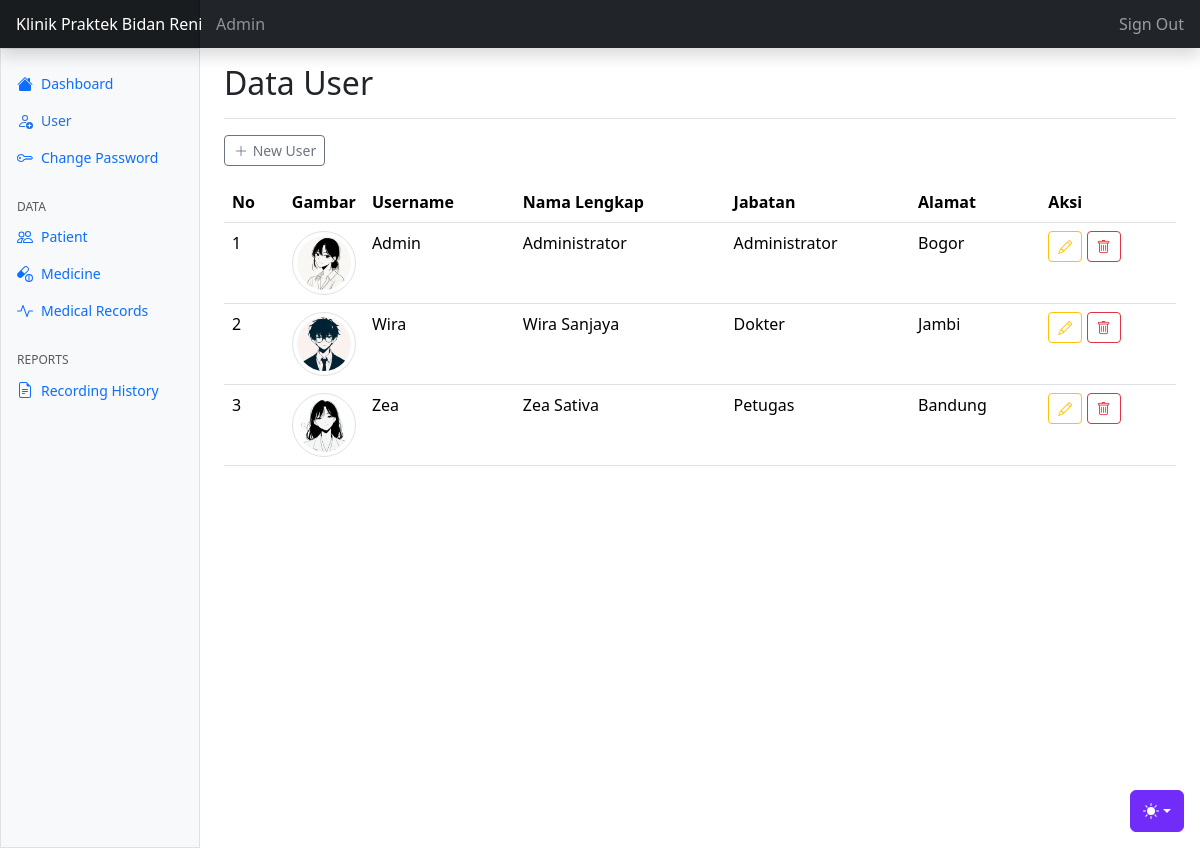
The app's page /user/index.php (signed in) with its own data.
### tables this page shows
CREATE TABLE `tbl_user` (
  `userid` int NOT NULL,
  `username` varchar(30) NOT NULL,
  `fullname` varchar(100) NOT NULL,
  `password` varchar(255) NOT NULL,
  `jabatan` enum('1','2','3') NOT NULL COMMENT '1=administrator, 2=petugas, 3=dokter',
  `alamat` varchar(100) NOT NULL,
  `gambar` varchar(100) NOT NULL
);

### config.php (called while the page is built, shortened)
<?php
$main_url = "http://localhost/REKAMMEDIS/";
?>

### user/index.php (the view, shortened to what this page needs)
<?php
require "../config.php";
require "../template/header.php";
require "../template/navbar.php";
require "../template/sidebar.php";
?>
<main class="col-md-9 ms-sm-auto col-lg-10 px-md-4 min-vh-100">
    <div class="d-flex justify-content-between flex-wrap flex-md-nowrap align-items-center pt-3 pb-2 mb-3 border-bottom">
        <h1 class="h2">Data User</h1>
    </div>
    <a href="<?= htmlspecialchars($main_url) ?>user/tambah-user.php" class="btn btn-outline-secondary btn-sm mb-3" title="Tambah User Baru">
        <i class="bi bi-plus-lg align-top"></i> New User
    </a>
    <table class="table table-responsive table-hover">
        <thead>
            <tr>
                <th>No</th>
                <th>Gambar</th>
                <th>Username</th>
                <th>Nama Lengkap</th>
                <th>Jabatan</th>
                <th>Alamat</th>
                <th>Aksi</th>
            </tr>
        </thead>
        <tbody>
            <?php
            $no = 1;
            $queryUser = mysqli_query($koneksi, "SELECT * FROM tbl_user");
            while ($user = mysqli_fetch_assoc($queryUser)) {
                $jabatan = $user['jabatan'];
            ?>
                <tr>
                    <td><?= $no++; ?></td>
                    <td class="col-1">
                        <?php if (!empty($user['gambar'])) : ?>
                            <img src="../aset/gambar/<?= htmlspecialchars($user['gambar']) ?>"
                                 alt="User" class="img-thumbnail rounded-circle img-fluid">
                        <?php else : ?>
                            <img src="../aset/gambar/default.png"
                                 alt="Default User" class="img-thumbnail rounded-circle img-fluid">
                        <?php endif; ?>
                    </td>
                    <td><?= htmlspecialchars($user['username']) ?></td>
                    <td><?= htmlspecialchars($user['fullname']) ?></td>
                    <td>
                        <?php
                        switch ($jabatan) {
                            case 1:
                                echo "Administrator";
                                break;
                            case 2:
                                echo "Petugas";
                                break;
                            case 3:
                                echo "Dokter";
                                break;
                        }
                        ?>
                    </td>
                    <td><?= htmlspecialchars($user['alamat']) ?></td>
                    <td>
                        <a href="edit-user.php?id=<?= urlencode($user['userid']) ?>" class="btn btn-sm btn-outline-warning" title="Edit User">
                            <i class="bi bi-pencil align-top"></i>
                        </a>
                        <a href="proses-user.php?id=<?= urlencode($user['userid']) ?>&gambar=<?= urlencode($user['gambar']) ?>&aksi=hapus-user"
                           onclick="return confirm('Anda yakin ingin menghapus user ini?')"
                           class="btn btn-sm btn-outline-danger" title="Hapus User">
                            <i class="bi bi-trash align-top"></i>
                        </a>
                    </td>
                </tr>
            <?php } ?>
        </tbody>
    </table>
</main>
<?php
require "../template/footer.php";
?>

### template/header.php (shortened to what this page needs)
<!doctype html>
<html lang="en" data-bs-theme="auto">
  <head><script src="<?= $main_url ?>/aset/js/color-modes.js"></script>
    <link rel="stylesheet" href="https://cdn.jsdelivr.net/npm/@docsearch/css@3">
    <link href="<?= $main_url ?>/aset/dist/css/bootstrap.min.css" rel="stylesheet">
    <link rel="stylesheet" href="https://cdn.datatables.net/2.2.2/css/dataTables.dataTables.css">
    <link rel="stylesheet" href="https://ajax.googleapis.com/ajax/libs/jqueryui/1.12.1/themes/smoothness/jquery-ui.css">
    <link rel="stylesheet" type="text/css" href="https://cdnjs.cloudflare.com/ajax/libs/bootstrap-tokenfield/0.12.0/css/bootstrap-tokenfield.css">
    <link href="https://cdn.jsdelivr.net/npm/bootstrap-icons@1.10.5/font/bootstrap-icons.min.css" rel="stylesheet">
    <link href="<?= $main_url ?>/aset/dashboard/dashboard.css" rel="stylesheet">
  </head>
  <body>

### template/navbar.php (shortened to what this page needs)
<div class="dropdown position-fixed bottom-0 end-0 mb-3 me-3 bd-mode-toggle">
      <button class="btn btn-bd-primary py-2 dropdown-toggle d-flex align-items-center"
              id="bd-theme"
              type="button"
              aria-expanded="false"
              data-bs-toggle="dropdown"
              aria-label="Toggle theme (auto)">
        <svg class="bi my-1 theme-icon-active" width="1em" height="1em"><use href="#circle-half"></use></svg>
      </button>
    </div>
<header class="navbar sticky-top bg-dark flex-md-nowrap p-0 shadow" data-bs-theme="dark">
  <a class="navbar-brand col-md-3 col-lg-2 me-0 px-3 fs-6 text-white" href="#">Klinik Praktek Bidan Reni</a>
<span class="text-white-50 ms-30 w-100 fs-6 py-1 px-3"><?= $_SESSION
['ssUserRM'] ?></span>
<div class="navbar-nav">
    <div class="nav-item text-nowrap">
        <a href="<?= $main_url ?>otentikasi/logout.php" class="nav-link px-3">Sign Out</a>
    </div>
</div>
</header>

### template/sidebar.php (shortened to what this page needs)
<div class="container-fluid">
  <div class="row">
    <?php
    $uri_path = parse_url($_SERVER['REQUEST_URI'],
    PHP_URL_PATH);
    $uri_segments = explode('/', $uri_path);
    $menu = $uri_segments[2];
    $userLogin = $_SESSION['ssUserRM'];
    $cekUser = mysqli_query($koneksi, "SELECT * FROM tbl_user
    WHERE username = '$userLogin'");
    $dataUser = mysqli_fetch_assoc($cekUser);
    ?>
    <div class="sidebar border border-right col-md-3 col-lg-2 p-0 bg-body-tertiary">
      <div class="offcanvas-md offcanvas-end bg-body-tertiary" tabindex="-1" id="sidebarMenu" aria-labelledby="sidebarMenuLabel">
        <div class="offcanvas-body d-md-flex flex-column p-0 pt-lg-3 overflow-y-auto">
          <ul class="nav flex-column">
            <li class="nav-item">
              <a class="nav-link d-flex align-items-center gap-2 <?= $menu ==
              'index.php' ? 'active' : null ?>" aria-current="page" href="<?= $main_url ?>">
                <svg class="bi"><use xlink:href="#house-fill"/></svg>
                Dashboard
              </a>
            </li>
             <?php
             if ($dataUser['jabatan'] == 1) { ?>
            <li class="nav-item">
              <a class="nav-link d-flex align-items-center gap-2 <?= $menu ==
              'user' ? 'active' : null ?>" href="<?= $main_url ?>user">
                User
              </a>
            </li>
          <?php }
          ?>
            <li class="nav-item">
            <a class="nav-link d-flex align-items-center gap-2 <?= $menu ==
            'otentikasi' ? 'active' : null ?>" href="<?= $main_url ?>otentikasi/password.php">
                Change Password
              </a>
            </li>
          </ul>
          <h6 class="sidebar-heading d-flex justify-content-between align-items-center px-3 mt-4 mb-1 text-body-secondary text-uppercase">
            <span>Data</span>
          </h6>
          <ul class="nav flex-column mb-auto">
          <?php
             if ($dataUser['jabatan'] != 3) { ?>
            <li class="nav-item">
              <a class="nav-link d-flex align-items-center gap-2 <?= $menu ==
            'pasien' ? 'active' : null ?>" href="<?= $main_url ?>pasien">
                Patient
              </a>
            </li>
            <?php } ?>
            <li class="nav-item">
              <a class="nav-link d-flex align-items-center gap-2 <?= $menu ==
            'obat' ? 'active' : null ?>" href="<?= $main_url ?>obat">
                Medicine
              </a>
            </li>
            <li class="nav-item">
              <a class="nav-link d-flex align-items-center gap-2"
              href="<?= $main_url ?>rekamedis/tambah-data.php">
                Medical Records
              </a>
            </li>
          </ul>
          <h6 class="sidebar-heading d-flex justify-content-between align-items-center px-3 mt-4 mb-1 text-body-secondary text-uppercase">
            <span>Reports</span>
          </h6>
          <ul class="nav flex-column mb-auto">
            <li class="nav-item">
              <a class="nav-link d-flex align-items-center gap-2" href="#">
                <svg class="bi"><use xlink:href="#file-earmark-text"/></svg>
                Recording History
              </a>
            </li>
          </ul>
        </div>
      </div>
    </div>

### template/footer.php (shortened to what this page needs)
</div>
</div>
  </body>
</html>

### aset/dashboard/dashboard.css (style rules this page uses)
.bi { display: inline-block; width: 1rem; height: 1rem; }
.sidebar .nav-link { font-size: .875rem; font-weight: 500; }
.sidebar .nav-link.active { color: #2470dc; }
.sidebar-heading { font-size: .75rem; }
.navbar-brand { padding-top: .75rem; padding-bottom: .75rem; background-color: rgba(0, 0, 0, .25); box-shadow: inset -1px 0 0 rgba(0, 0, 0, .25); }

### template/header.php (style rules this page uses)
.bi { vertical-align: -.125em; fill: currentColor; }
.btn-bd-primary { --bd-violet-bg: #712cf9; --bd-violet-rgb: 112.520718, 44.062154, 249.437846; --bs-btn-font-weight: 600; --bs-btn-color: var(--bs-white); --bs-btn-bg: var(--bd-violet-bg); --bs-btn-border-color: var(--bd-violet-bg); --bs-btn-hover-color: var(--bs-white); --bs-btn-hover-bg: #6528e0; --bs-btn-hover-border-color: #6528e0; --bs-btn-focus-shadow-rgb: var(--bd-violet-rgb); --bs-btn-active-color: var(--bs-btn-hover-color); --bs-btn-active-bg: #5a23c8; --bs-btn-active-border-color: #5a23c8; }
.bd-mode-toggle { z-index: 1500; }

### records on screen
tbl_user: gambar (picture), username "Admin", fullname "Administrator", jabatan "Administrator", alamat "Bogor"
tbl_user: gambar (picture), username "Wira", fullname "Wira Sanjaya", jabatan "Dokter", alamat "Jambi"
tbl_user: gambar (picture), username "Zea", fullname "Zea Sativa", jabatan "Petugas", alamat "Bandung"
